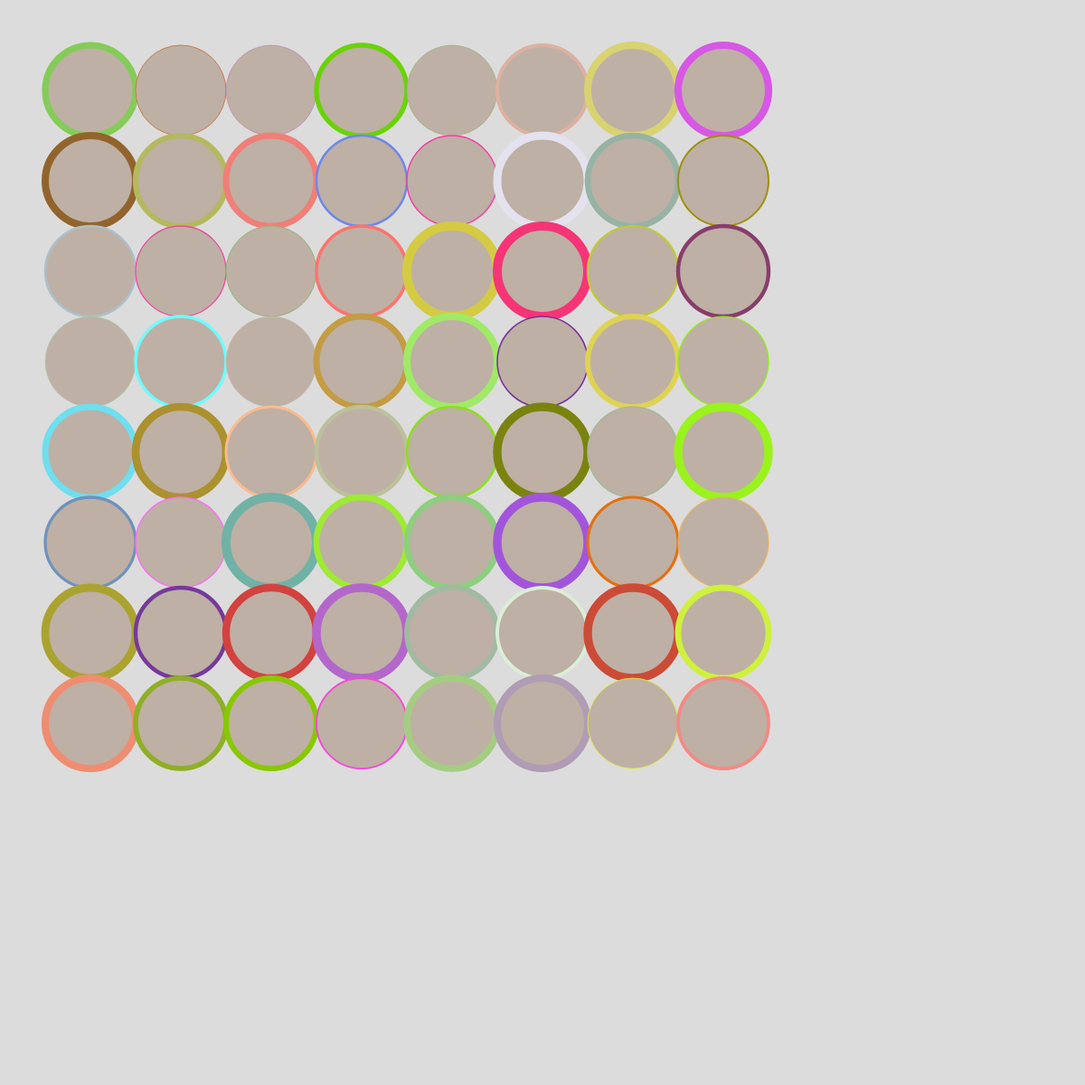
Frame 1 (no input)
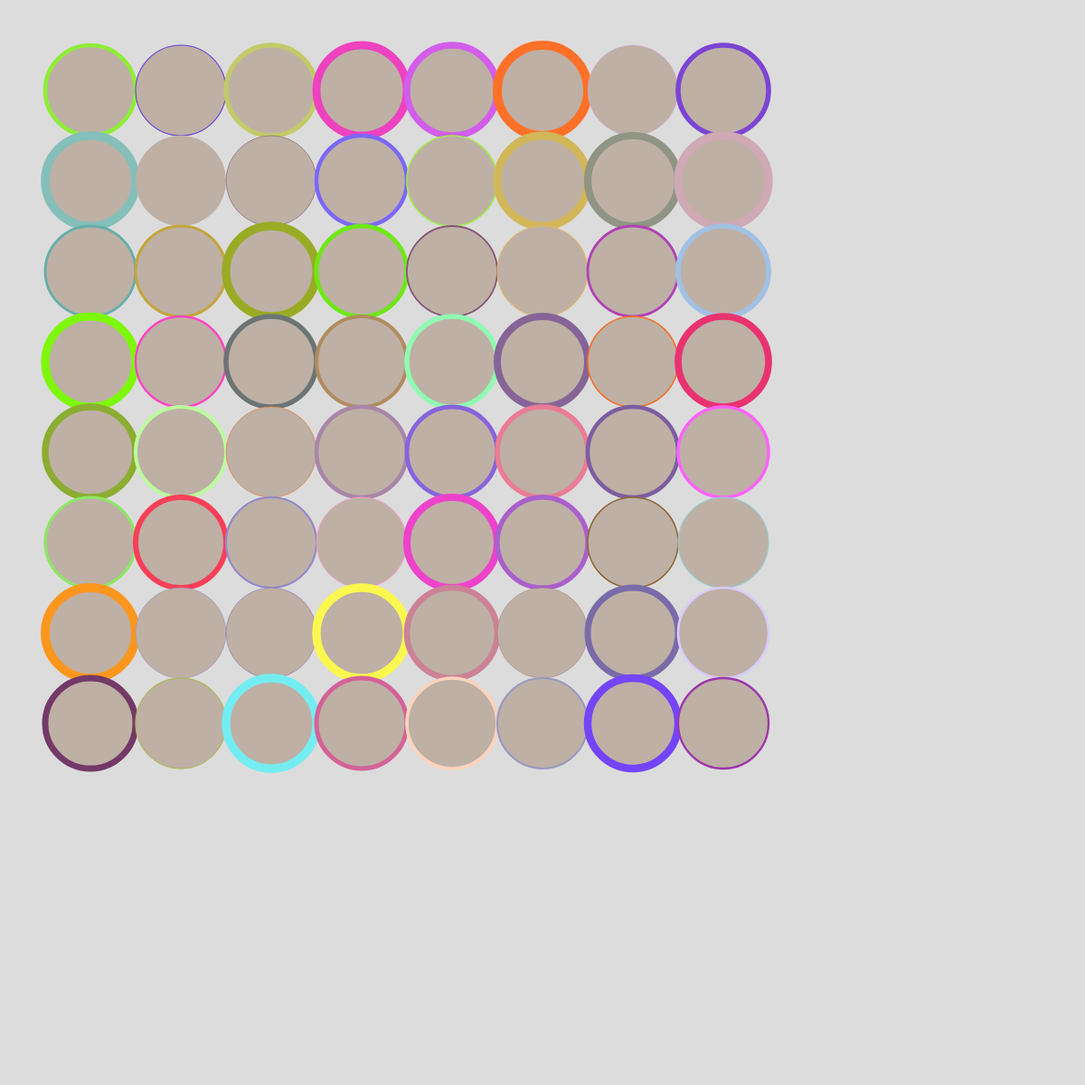
Frame 2 (the mouse pressed at the canvas centre, redrawn once)

The p5.js sketch that drew these frames (run headless with seeded random() and noise() and a simulated clock; the mouse was pressed at the canvas centre and the sketch redrawn once):

// p5.js sketch
// ── sketch.js
function setup() {
  // create a canvas
  createCanvas(1200, 1200);

  // disable animation
  noLoop();
}

function draw() {
  background(220);
// moves the grid to the right 100 pixels ahead of the loop 
translate(100,100);

  for (let x = 0; x < 8; x++){
    for (let y = 0; y < 8; y++){
      
      push();
      //
      translate(x * 100, y * 100);
      // I wanted to emphasize the stroke weight due to base being to small
      // 
      strokeWeight(random(10));
      // made 3 random varaibles each to compltet the value of R-G-B 
      stroke(random(100,255),random(50,255),random(0,255));
      // made the fill this color to give a better contrast 
      fill(190, 176, 165);
      ellipse(0,0,100,100);
      pop();

  }
}
}
